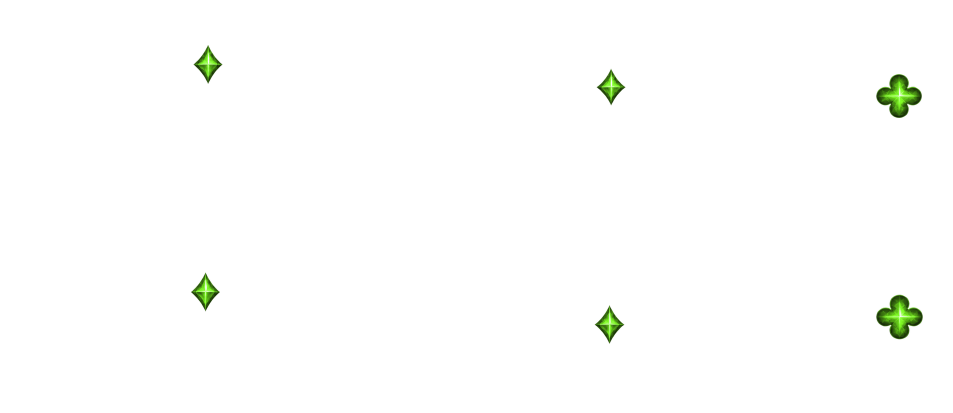
#> input picture ui/assets-gothic/frames/stones_sage.png, 1905 x 826 px (shown at 1/2 size)
$ python check_sculpt.py ../../ui/assets-gothic/frames --reference ../../ui/assets-gothic/frames/stones_sage.png
#> lines starting #> are read from the running program, lines starting #| are printed output that depends on the picture; after the words box and inside, x2 and y2 are one past the last pixel; in counts of white or black regions, pixels touching at a corner belong together
### tools/ui_debug/sculpt_metrics.py
"""What a sculpt's base measures, and how to shrink one without wrecking its edges.

Shared by make_tray_figures.py, which builds the pieces, and check_sculpt.py, which judges a new
generation before it is filed. It was written the third time these functions were copied.

HOW THE PLINTH IS MEASURED, AND WHY NOT THE OBVIOUS WAYS

Width is the WIDEST ROW of the base, not the bottom edge: the plinth is an ellipse seen from
above, so its last row is a chord across the near side and narrower than the disc really is.

Height -- the visible side wall -- resisted three approaches before this one:

  * Silhouette width fails. The robe flares out to nearly the base's own width on these figures,
    so there is no narrowing to find where one ends and the other begins.
  * The silhouette's vertical run fails. It travels straight up through the whole figure, and
    restricting it to the base's robe-free left and right edges does not help either: the run
    GROWS inward, because the disc's top surface is visible and adds to the span.
  * Shading works. The wall is lit flat and even, and there is a sharp specular spike where the
    rounded top rim catches the light. That spike is the top of the wall.

Angle is NOT the rise. `rise` is the drop from the widest row to the bottom of the art, and this
docstring used to call it the semi-minor axis of the base's bottom ellipse. It is not: the plinth
is a cylinder, so its silhouette is equally wide down the whole side wall and `argmax` returns the
TOP of that wall. The rise therefore spans the wall AND the front half of the bottom ellipse.
Measured on player_1's full-size art: widest row at 1262, the silhouette's bottom at the edges at
1292.5, at its centre at 1327 -- so 30.5 of wall and 34.5 of ellipse, and taking the whole 65 as
the semi-minor axis reports a 26 degree camera for a 7 degree one.

`ground_ellipse` measures it properly, off the BOTTOM outline, which is the one curve nothing ever
stands in front of.

Every ratio is against the base's OWN width, so a figure drawn larger or smaller compares
directly with the rest of the set.
"""
import math

import numpy as np
from PIL import Image

ALPHA = 16          # anything fainter is background, not art
PLINTH_BAND = 0.14  # bottom slice of a figure that is base rather than robe

# WHERE THE RIM CAN BE, as a fraction of the plinth's OWN width rather than in pixels.
#
# It was (35, 150) absolute, and that was wrong twice over. Art arrives at whatever size the
# generator felt like, so a fixed window means a different question on every image; and the
# committed set runs 0.11 to 0.16 of the plinth's width, so 150 px sat barely above the band on
# a 600 px plinth and BELOW it on a larger one. Anything genuinely chunky was clipped by the
# window rather than measured.
RIM_SEARCH_RATIO = (0.04, 0.40)
RIM_SEARCH_FLOOR = 8        # px, so a thumbnail still has somewhere to look
RIM_PROMINENCE = 0.5        # how far up from the dark wall a peak must stand to be the rim


def bbox(im):
    m = np.array(im)[..., 3] > ALPHA
    ys, xs = np.nonzero(m)
    assert len(xs), "image is entirely transparent"
    return int(xs.min()), int(ys.min()), int(xs.max()) + 1, int(ys.max()) + 1


def crop_to_art(im):
    return im.crop(bbox(im))
#> in bbox, `m = np.array(im)[..., 3] > ALPHA`:
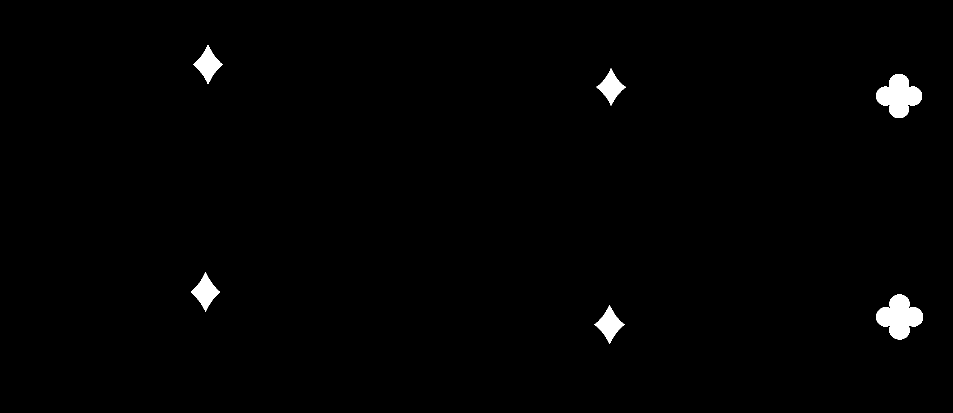
#> m: shape (826, 1905) bool (shown at 1/2 size); 1.1% white; 6 white regions, box (x1, y1, x2, y2) and area: (1752, 589, 1846, 679) 5034, (1752, 148, 1844, 236) 4851, (387, 90, 445, 168) 1995, (382, 545, 440, 623) 1989, (1189, 610, 1249, 688) 1983, (1193, 137, 1251, 211) 1830
#> in bbox, `ys, xs = np.nonzero(m)`: ys = 17682 values from 90 to 687; xs = 17682 values, max 1845 at index 13154, min 382 at index 9606, mean 1361.4
#> in crop_to_art, `return im.crop(bbox(im))`:
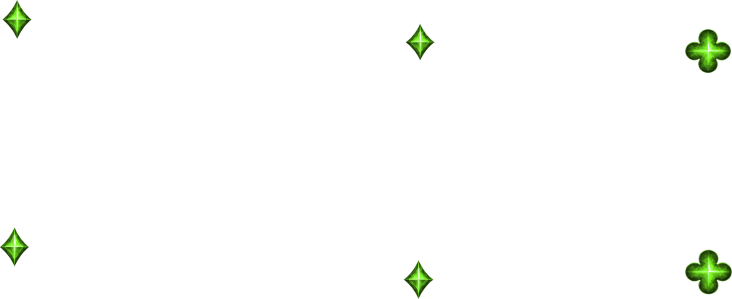
#> returned value: PIL image 1464x598 RGBA (shown at 1/2 size); mean R, G, B, A 1.6, 3, 0.6, 4.9; transparent parts drawn white


def _base_row(c):
    """The widest row of the base, and that row's extent. Searched only in the bottom band --
    on a figure with outspread arms the widest row of the WHOLE silhouette is the hands."""
    m = np.array(c)[..., 3] > ALPHA
    h = m.shape[0]
    band = h - int(h * PLINTH_BAND)
    w = m[band:].sum(1)
    y = band + int(np.argmax(w))
    row = np.nonzero(m[y])[0]
    return y, int(w.max()), int(row.min()), int(row.max())


def plinth_width(c):
    """Just the width, for callers that do not need the rest."""
    return _base_row(c)[1]


# [66 lines left out: function ground_ellipse, not called in this run]


def _rim(strip, h, width):
    """How far above the bottom edge the rim highlight sits, or None when there isn't one.

    A RIM IS A PEAK, NOT THE EDGE OF A SEARCH WINDOW. This used to be a plain argmax over a
    band fixed in PIXELS, which cannot fail and therefore cannot be trusted: when the brightest
    thing in view was a lit robe hem above the window, argmax returned the last row searched and
    the caller got that boundary back as a measurement. It read as a plinth about twice as thick
    as the one in the picture -- plausible enough to be believed, and 21 of 128 monk
    measurements in one evening were exactly this, every one of them reported as a base that had
    failed its check.

    AND THE RIM IS NOT THE BRIGHTEST THING, which is the trap in the obvious repair. Widen the
    window and the robe wins: on the three sculpts on file the rim sits at 145, 149 and 175
    while folds above it reach 172, 146 and 200. The old narrow band was hiding that by keeping
    the robe out of view, so widening it alone turned a 0.14 base into a 0.37 one.

    What actually identifies the rim is that it is the FIRST strong thing above the bottom edge.
    Below it is the plinth's own dark wall, a flat low run; the rim is a sharp bright line on
    top of it. So: take the lowest local maximum that stands at least RIM_PROMINENCE of the way
    from that dark floor up to the brightest peak in view. Ties and noise inside the wall sit
    far below the threshold and are skipped.

    Returns None when nothing qualifies, or when the winner is hard against either end of the
    window -- there is no peak in view and the answer must say so. None is the point: a wall
    that could not be found must not be indistinguishable from a wall that was measured.
    """
    lo = max(RIM_SEARCH_FLOOR, int(RIM_SEARCH_RATIO[0] * width))
    hi = min(h - 1, int(RIM_SEARCH_RATIO[1] * width))
    if hi - lo < 5:
        return None
    ks = np.arange(lo, hi + 1)
    vals = np.array([strip[h - 1 - k] for k in ks], dtype=np.float64)
    inner = np.arange(1, len(ks) - 1)
    peaks = inner[(vals[1:-1] >= vals[:-2]) & (vals[1:-1] >= vals[2:])]
    if not len(peaks):
        return None
    floor = float(np.percentile(vals, 10))
    ceiling = float(vals[peaks].max())
    if ceiling - floor < 1e-6:
        return None
    strong = [i for i in peaks if vals[i] >= floor + RIM_PROMINENCE * (ceiling - floor)]
    if not strong:
        return None
    first = int(strong[0])
    if first <= 0 or first >= len(ks) - 1:
        return None
    return int(ks[first])


# A MEASURING RING, drawn around a plate purely so it can be measured and then thrown away.
#
# ground_ellipse reads a plate's own outline, which is exact on a clean ellipse and meaningless
# on a ragged one -- the docstring above says so. A ring solves that by not asking the art to be
# measurable at all: the generator draws a clean ellipse well clear of the tile, the ring is
# measured, and then it is deleted by COLOUR. Colour, not shape: every attempt to recover the
# tile's geometry by eroding or fitting its silhouette failed, because a silhouette is exactly
# the thing a ragged plate does not have.
#
# Spring green because it is the furthest any common key sits from this game's palette. Measured
# across all 81 committed PNGs in ui/assets-gothic/, the closest pixel to it is 182 away in
# stones_sage.png, where magenta comes within 34 of stones_plum.png -- plum being a purple. A key
# that lives inside the palette is a trap for the first person who points this at the wrong file.
RING_KEY = (0, 255, 128)
RING_TOLERANCE = 150        # sum of per-channel differences; the palette's closest is 182


# [107 lines left out: functions _ring_mask, has_measuring_ring, _fit_ellipse, ring_ellipse, not called in this run]


RING_FEATHER = 4            # px of dilation; the generator's ring edge measured 2-3 px wide
RING_SOLID = 200            # inside that band, only a near-opaque pixel is tile rather than ring


# [35 lines left out: function without_ring, not called in this run]


def measure(im):
    """Every number this project asks of a sculpt, from an image already cropped to its art."""
    c = crop_to_art(im) if im.size != (bbox(im)[2] - bbox(im)[0], bbox(im)[3] - bbox(im)[1]) else im
#> in bbox (call 2), `m = np.array(im)[..., 3] > ALPHA`:
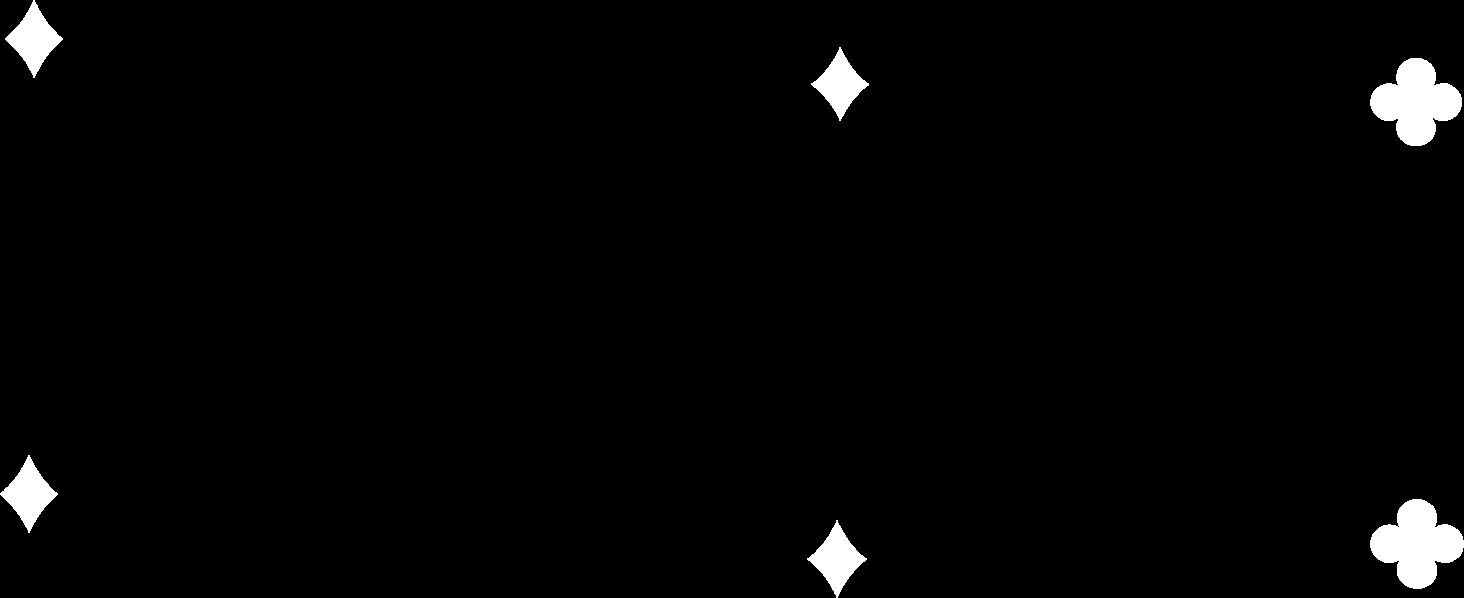
#> m: shape (598, 1464) bool; 2% white; 6 white regions, box (x1, y1, x2, y2) and area: (1370, 499, 1464, 589) 5034, (1370, 58, 1462, 146) 4851, (5, 0, 63, 78) 1995, (0, 455, 58, 533) 1989, (807, 520, 867, 598) 1983, (811, 47, 869, 121) 1830
#> in bbox (call 2), `ys, xs = np.nonzero(m)`: ys = 17682 values from 0 to 597; xs = 17682 values, max 1463 at index 13154, min 0 at index 9606, mean 979.4
    a = np.array(c).astype(np.float64)
    h, w = a.shape[:2]
    y, width, xl, xr = _base_row(c)
#> in _base_row, `w = m[band:].sum(1)`: w = 83 values, max 140 at index 43, min 2 at index 81, mean 80.92
#> in _base_row, `y = band + int(np.argmax(w))`: y = 558
#> in _base_row, `row = np.nonzero(m[y])[0]`: row = 140 values from 807 to 1456
#> y = 558; width = 140; xl = 807; xr = 1456
    lum = 0.2126 * a[..., 0] + 0.7152 * a[..., 1] + 0.0722 * a[..., 2]
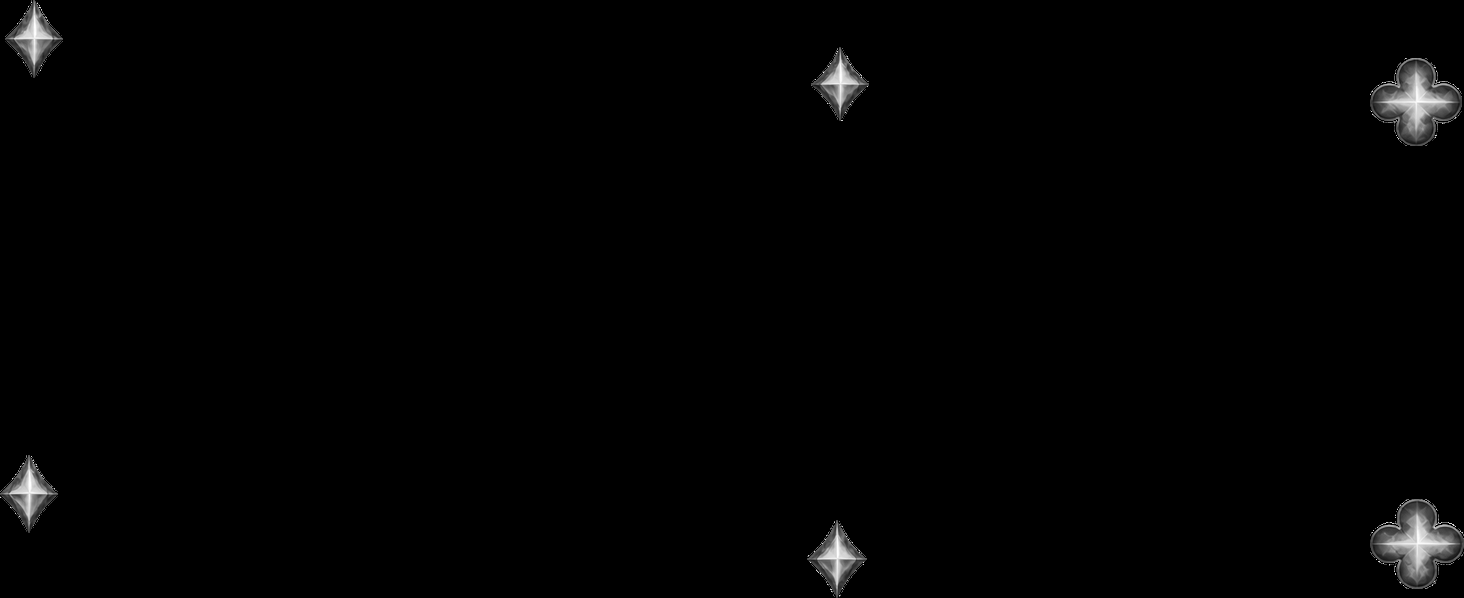
#> lum: shape (598, 1464) float64; min 0, max 255, mean 2.5
    # A strip rather than one column: flutes and noise average out, the rim highlight does not.
    cx = (xl + xr) // 2
#> cx = 1131
    strip = lum[:, max(0, cx - 12):cx + 13].mean(1)
#> strip = 598 values from 0 to 0
    wall = _rim(strip, h, width)
#> in _rim, `lo = max(RIM_SEARCH_FLOOR, int(RIM_SEARCH_RATIO[0] * width))`: lo = 8
#> in _rim, `hi = min(h - 1, int(RIM_SEARCH_RATIO[1] * width))`: hi = 56
#> in _rim, `vals = np.array([strip[h - 1 - k] for k in ks], dtype=np.float64)`: vals = 49 values from 0 to 0
#> in _rim, `peaks = inner[(vals[1:-1] >= vals[:-2]) & (vals[1:-1] >= vals[2:])]`: peaks = 47 values from 1 to 47
#> in _rim, `floor = float(np.percentile(vals, 10))`: floor = 0
    ymid = h - 1 - max(2, (wall if wall is not None else int(0.12 * width)) // 2)
#> ymid = 589
    seg = lum[ymid, xl + int(0.18 * (xr - xl)):xr - int(0.18 * (xr - xl))]
#> seg = 417 values from 0 to 0
    al = np.array(c)[..., 3]
    return {
        "art_w": w, "art_h": h, "plinth": width, "wall": wall, "rise": h - 1 - y,
        # None rather than a number when no rim was found -- see _rim
        "wall_ratio": (wall / width) if wall is not None else None,
        "rise_ratio": (h - 1 - y) / width, "h_plinth": h / width,
        # fluting shows as a high ripple, a smooth disc as a low one
        "ripple": float(np.abs(np.diff(seg)).mean()) if len(seg) > 1 else 0.0,
        "clear_pct": 100.0 * float((al == 0).mean()),
        "corner_alpha": [int(al[2, 2]), int(al[2, -3]), int(al[-3, 2]), int(al[-3, -3])],
    }


# [42 lines left out: functions resize, down, fringe, not called in this run]

### tools/ui_debug/check_sculpt.py
"""Judge a freshly generated sculpt before it is filed, and show the working.

    python3 tools/ui_debug/check_sculpt.py ~/Downloads/player_2_new.png

Prints what the base measures, compares it with the set already in ui/concept/, and writes an
overlay PNG with the measured lines drawn on the art so the numbers can be checked rather than
believed. --sizes also renders the piece down to the sizes the board uses, with the edge check
that catches a pale rim.

WHY THE OVERLAY IS NOT OPTIONAL

Measuring the wall took three wrong methods before a right one, and two of the wrong ones
produced confident numbers. A measurement of a picture is only worth the picture that shows
where it landed, so every run writes one. Look at it.

WHAT IS COMPARED AGAINST WHAT

By default the reference is the committed set, ui/concept/player_*/sculpt_plastic.png, so the
bar moves as the set improves rather than being a number frozen in this file. Its spread is
printed alongside the candidate; a property outside the reference range is flagged, and so is
one outside --tol of the reference median. Pass --target-wall / --target-rise to check against a
spec you are converging on instead of against where the set happens to be.

Ratios, never raw pixels: everything is divided by the base's own width, so a figure that came
back larger or smaller than its siblings still compares directly.
"""
import argparse
import glob
import pathlib
import sys

import numpy as np
from PIL import Image, ImageDraw

HERE = pathlib.Path(__file__).resolve().parent
ROOT = HERE.parents[1]
sys.path.insert(0, str(HERE))
import sculpt_metrics as sm                                          # noqa: E402

REFERENCE = "ui/concept/player_*/sculpt_plastic.png"
BOARD_SIZES = (90, 120, 150)
TOL = 0.10                      # fraction of the reference median a property may stray
RIM_LIMIT = 6.0                 # luminance; above this the rim is being invented, not drawn

ap = argparse.ArgumentParser(description=__doc__.splitlines()[0])
ap.add_argument("images", nargs="+", help="the candidate PNG(s)")
ap.add_argument("--reference", default=REFERENCE,
                help="glob for the set to compare against (default: %(default)s)")
ap.add_argument("--sizes", default="",
                help="also render down to these heights, e.g. 90,120,150 (default: none)")
ap.add_argument("--out", default=None,
                help="where to write overlays and renders (default: beside each image)")
ap.add_argument("--target-wall", type=float, default=None, help="wall / base width to aim at")
ap.add_argument("--target-rise", type=float, default=None, help="rise / base width to aim at")
ap.add_argument("--tol", type=float, default=TOL, help="allowed stray, as a fraction")
ap.add_argument("--strict", action="store_true", help="exit non-zero if anything is flagged")
args = ap.parse_args()


def load(p):
    return sm.crop_to_art(Image.open(p).convert("RGBA"))


refs = []
for p in sorted(glob.glob(str(ROOT / args.reference))):
    try:
        refs.append((pathlib.Path(p).parent.name, sm.measure(load(p))))
    except Exception as e:                                            # noqa: BLE001
        print("  skipped reference %s: %s" % (p, e))

if refs:
    print("reference set (%s)" % args.reference)
    print("  %-12s %-8s %-7s %-7s %-9s %-9s %s"
          % ("", "plinth", "wall", "rise", "wall/w", "rise/w", "h/plinth"))
    for name, m in refs:
#> (the run stopped early here; a loop or call above may not have finished)
